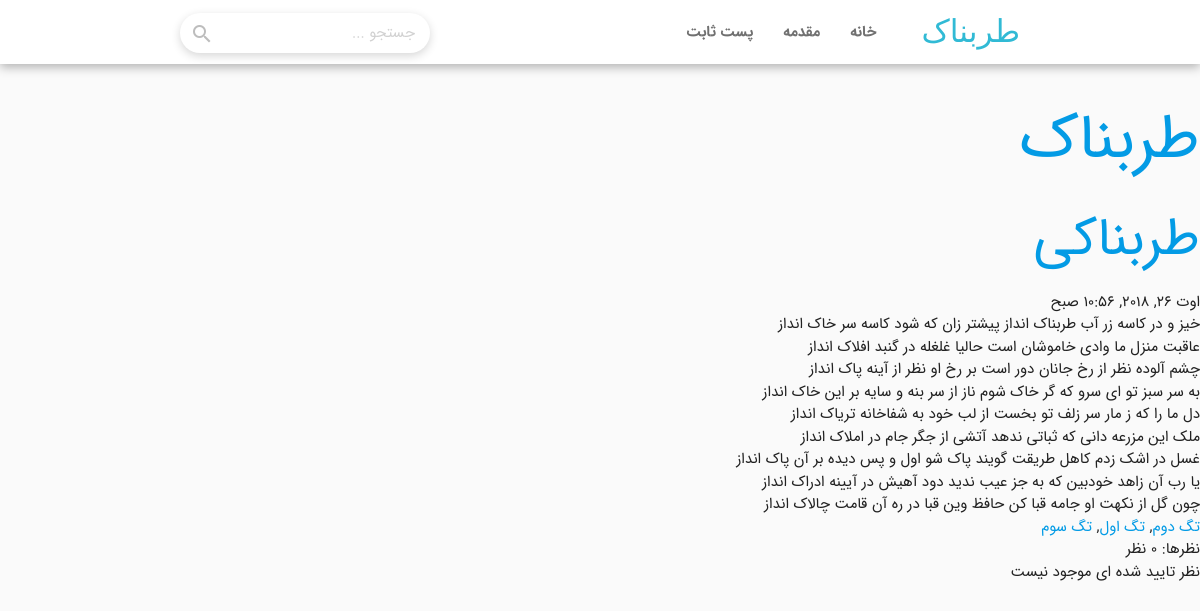
Page /2018/8/26/trbn-2 on the committed database.
### blog/models.py (models this page shows, shortened)
class Post(models.Model):
    stsChoice = (
        ('P','منتشر شده'),
        ('D','پیشنویس')
    )
    Title = models.CharField(max_length=180,
                             verbose_name='عنوان پست')
    Slug = models.SlugField(unique_for_date="PublishTime",
                            verbose_name='نشانک پست')
    Body = models.TextField(verbose_name='متن پست')
    Author = models.ForeignKey(User,
                               on_delete=models.CASCADE,
                               related_name='Posts',
                               verbose_name='نویسنده پست',
                               null=True)
    PublishTime = models.DateTimeField(verbose_name='تاریخ انتشار')
    CreateTime = models.DateTimeField(auto_now_add=True)
    LastEditTime = models.DateTimeField(auto_now=True)
    Status = models.CharField(max_length=1,
                              choices=stsChoice,
                              verbose_name='وضعیت انتشار',
                              default='d')
    Tags = TaggableManager(verbose_name='برچسب های پست',
                           help_text='تگ ها را با علامت کاما جدا کنید.',
                           blank=True)
    Image = models.ImageField(verbose_name='تصویر پست',
                              upload_to=user_directory_path,
                              null=True,
                              blank=True)
    class Meta:
        verbose_name = "پست"
        verbose_name_plural = 'پست ها'
        ordering = ['-PublishTime']

### blog/views.py (the view)
def postView(request,year,month,day,slug):
    post=get_object_or_404(Post,
                           PublishTime__year=year,
                           PublishTime__month=month,
                           PublishTime__day=day,
                           Slug=slug,
                           Status='P')
    comments = post.COMMENTS.filter(CommentStatus='A')
    return render(request,
                  template_name='blog/BlogPost.html',
                  context={'Post':post, 'Comments':comments})
    pass

### templates/blog/BlogPost.html (shortened to what this page needs)
{% extends 'base.html' %}
{% load jformat %}
{% block content %}
    <a href="{% url 'blog:index' %}"><h1>طربناک</h1></a>
    {% include 'blog/includes/Post.html' %}
{% endblock %}

### templates/blog/includes/Post.html (shortened to what this page needs)
{%  load jformat %}
<a href=""><h2>{{ Post.Title }}</h2></a>
<p>{{ Post.PublishTime|jformat:"%A %d %B %Y %H:%M" }}</p>
<p>{{ Post.Body|safe }}</p>
<p>
    {% for tag in  Post.Tags.all %}
    {% if not forloop.last %}
        <a href="{% url 'blog:tag' tag.name %}">{{ tag.name }}</a>,
    {% else %}
        <a href="{% url 'blog:tag' tag.name %}">{{ tag.name }}</a>
    {% endif %}
    {% endfor %}
<p>نظرها: {{ Comments.count }} نظر</p>
{% for Comment in Comments %}
{% include 'blog/includes/Comments.html' %}
    {% empty %}
    نظر تایید شده ای موجود نیست
{% endfor %}
</p>

### rows in the picture
Post: Title "طربناکی", PublishTime|jformat "اوت 26, 2018, 10:56 صبح", Body "خیز و در کاسه زر آب طربناک انداز پیشتر زان که شود کاسه سر خاک انداز عاقبت منزل ما وادی خاموشان است حالیا غلغله در گنبد افلاک انداز چشم آلوده نظر از رخ جانان دور است بر رخ او نظر از آینه پاک انداز به سر سبز تو ای سرو که گر خاک شوم ناز از سر بنه و سایه بر این خاک انداز دل ما را که ز مار سر زلف تو بخست از لب خود به شفاخانه تریاک انداز ملک این مزرعه دانی که ثباتی ندهد آتشی از جگر جام در املاک انداز غسل در اشک زدم کاهل طریقت گویند پاک شو اول و پس دیده بر آن پاک انداز یا رب آن زاهد خودبین که به جز عیب ندید دود آهیش در آیینه ادراک انداز چون گل از نکهت او جامه قبا کن حافظ وین قبا در ره آن قامت چالاک انداز"
Tag: name "تگ دوم"
Tag: name "تگ اول"
Tag: name "تگ سوم"
